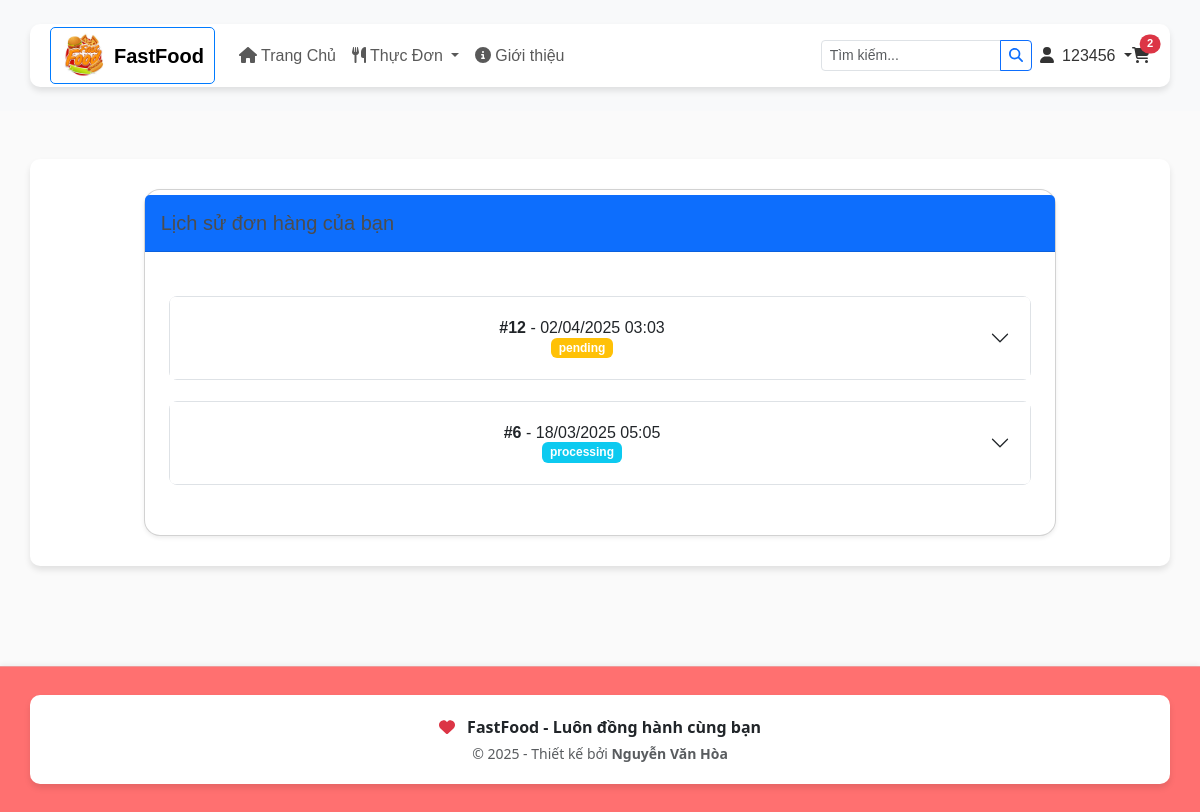
The page /orders/history/ (signed in) on the database its author committed.
### hoadeptrai/models.py (models this page shows, shortened)
class Customer(AbstractUser):
    phone_number = models.CharField(max_length=20, blank=True)
    address = models.CharField(max_length=255, blank=True)
    ROLES = (
        ('customer', 'Customer'),
        ('seller', 'Seller'),
        ('admin', 'Admin')
    )
    role = models.CharField(max_length=10, choices=ROLES)
    loyalty_points = models.IntegerField(default=0)
    groups = models.ManyToManyField(Group, related_name="custom_customer_groups", blank=True)
    user_permissions = models.ManyToManyField(Permission, related_name="custom_customer_permissions", blank=True)

class Order(models.Model):
    STATUS_CHOICES = (
        ('pending', 'Pending'),
        ('processing', 'Processing'),
        ('shipped', 'Shipped'),
        ('delivered', 'Delivered'),
        ('cancelled', 'Cancelled')
    )
    customer = models.ForeignKey(Customer, on_delete=models.CASCADE)
    order_date = models.DateTimeField(auto_now_add=True)
    total_amount = models.DecimalField(max_digits=10, decimal_places=2)
    shipping_address = models.CharField(max_length=255)
    status = models.CharField(max_length=20, choices=STATUS_CHOICES, default='pending')
    payment_method = models.CharField(max_length=50, null=True, blank=True)
    promotion = models.ForeignKey('Promotion', on_delete=models.SET_NULL, null=True, blank=True)
    complete = models.BooleanField(default=False)  # Add this field
    @property
    def get_cart_items(self):
        orderitems = self.orderitem_set.all()
        return sum([item.quantity for item in orderitems])

class OrderItem(models.Model):
    order = models.ForeignKey(Order, on_delete=models.CASCADE)
    product = models.ForeignKey(Product, on_delete=models.CASCADE)
    quantity = models.PositiveIntegerField()
    price = models.DecimalField(max_digits=10, decimal_places=2)
    @property
    def get_total(self):
        return self.quantity * self.price

### hoadeptrai/views.py (the view)
# urls.py: path('orders/history/', views.user_order_history, name='order_history'),
def user_order_history(request):
    if not request.user.is_authenticated:
        return redirect('login')
    orders = Order.objects.filter(customer=request.user).order_by('-order_date')
    for order in orders:
        order.items = order.orderitem_set.all()
    context = {
        'orders': orders
    }
    return render(request, 'app/order_history.html', context)

### hoadeptrai/templates/app/order_history.html (shortened to what this page needs)
{% extends 'app/base.html' %}
{% load static %}
{% block main_content %}
<div class="container my-5" style="margin-bottom: 100px !important;">
    <div class="row justify-content-center">
        <div class="col-lg-10">
            <div class="card shadow-sm rounded-4">
                <div class="card-header bg-primary text-white py-3">
                    <h5 class="mb-0">Lịch sử đơn hàng của bạn</h5>
                </div>
                <div class="card-body p-4">
                    {% if orders %}
                        <div class="accordion" id="orderAccordion">
                            {% for order in orders %}
                            <div class="accordion-item border mb-3 rounded-3">
                                <h2 class="accordion-header">
                                    <button class="accordion-button collapsed" type="button" data-bs-toggle="collapse" data-bs-target="#order{{ order.id }}">
                                        <div class="d-flex justify-content-between align-items-center w-100 me-3">
                                            <span><strong>#{{ order.id }}</strong> - {{ order.order_date|date:"d/m/Y H:i" }}</span>
                                            <span class="badge {% if order.status == 'pending' %}bg-warning
                                                            {% elif order.status == 'processing' %}bg-info
                                                            {% elif order.status == 'shipped' %}bg-primary
                                                            {% elif order.status == 'delivered' %}bg-success
                                                            {% else %}bg-danger{% endif %}">
                                                {{ order.status }}
                                            </span>
                                        </div>
                                    </button>
                                </h2>
                            </div>
                            {% endfor %}
                        </div>
                    {% endif %}
                </div>
            </div>
        </div>
    </div>
</div>
{% endblock %}

### hoadeptrai/templates/app/base.html (shortened to what this page needs)
{%load static%}
<!DOCTYPE html>
<html>
    <head>
        <link href="https://cdn.jsdelivr.net/npm/bootstrap@5.3.3/dist/css/bootstrap.min.css" rel="stylesheet">
        <link rel="stylesheet" href="{% static 'app/css/style.css' %}">
        <link rel="stylesheet" href="{% static 'app/css/main.css' %}">
        <link rel="stylesheet" href="{% static 'app/css/owl.carousel.min.css' %}">
        <link rel="stylesheet" href="{% static 'app/css/all.min.css' %}">
    </head>
    <body>
        <nav class="navbar navbar-expand-lg bg-body-tertiary sticky-top py-1">
            <div class="container">
              <a class="navbar-brand d-flex align-items-center" href="{% url 'home' %}">
                <img src="{% static 'app/images/logopbl.jpg' %}" alt="logo" width="45" height="45" class="me-2">
                <span class="fw-bold">FastFood</span>
              </a>
              <div class="collapse navbar-collapse" id="navbarContent">
                <ul class="navbar-nav me-auto">
                  <li class="nav-item">
                    <a class="nav-link" href="{% url 'home' %}">
                      <i class="fas fa-home me-1"></i>Trang Chủ
                    </a>
                  </li>
                  <li class="nav-item dropdown">
                    <a class="nav-link dropdown-toggle" href="#" data-bs-toggle="dropdown">
                      <i class="fas fa-utensils me-1"></i>Thực Đơn
                    </a>
                  </li>
                  <li class="nav-item">
                    <a class="nav-link" href="#about">
                      <i class="fas fa-info-circle me-1"></i>Giới thiệu
                    </a>
                  </li>
                </ul>
                <form class="d-flex me-2" action="{% url 'search_products' %}" method="GET">
                  <div class="input-group input-group-sm">
                    <input class="form-control" type="search" name="q" placeholder="Tìm kiếm..." style="width: 180px">
                    <button class="btn btn-outline-primary btn-sm" type="submit">
                      <i class="fas fa-search"></i>
                    </button>
                  </div>
                </form>
                {% if user.is_authenticated %}
                <div class="nav-item dropdown">
                  <a class="nav-link dropdown-toggle" href="#" data-bs-toggle="dropdown">
                    <i class="fas fa-user me-1"></i>
                    <span class="d-none d-sm-inline">{{ user.username }}</span>
                  </a>
                </div>
                {% endif %}
                <a class="nav-link position-relative" href="{% url 'cart' %}">
                  <i class="fas fa-shopping-cart"></i>
                  {% if user.is_authenticated and user.order_set.first.get_cart_items > 0 %}
                  <span class="position-absolute top-0 start-100 translate-middle badge rounded-pill bg-danger" style="font-size: 0.6em">
                    {{ user.order_set.first.get_cart_items }}
                  </span>
                  {% endif %}
                </a>
              </div>
            </div>
          </nav>
        {% block main_content %} {% endblock main_content %}
         <footer class="custom-footer text-center text-dark py-2 mt-auto">
      <div class="container">
          <div class="d-flex flex-column align-items-center justify-content-center">
              <p class="mb-1">
                  <i class="fas fa-heart text-danger me-2"></i>
                  <strong>FastFood - Luôn đồng hành cùng bạn</strong>
              </p>
              <p class="mb-0 small text-muted">
                  © 2025 - Thiết kế bởi <strong>Nguyễn Văn Hòa</strong>
              </p>
          </div>
      </div>
    </footer>
    </body>
</html>

### hoadeptrai/static/app/css/style.css (style rules this page uses)
body { font-family: 'Arial', sans-serif; background-color: #f4f4f9; margin: 0; padding: 0; color: #333; }
.container { margin: 20px auto; padding: 20px; border-radius: 10px; background-color: #fff; box-shadow: 0 4px 6px rgba(0, 0, 0, 0.1); }
img { display: block; margin: 0 auto; border-radius: 10px; }
.row div { display: flex; flex-direction: column; margin: 5px 0; }
a { text-decoration: none; font-size: 14px; color: #007bff; font-weight: 600; border: 1px solid #007bff; padding: 5px 10px; border-radius: 5px; transition: all 0.3s ease; }
.input-group-sm > .form-control { min-width: 40px; }
.card-header { border-bottom: 1px solid rgba(0,0,0,.125); }

### hoadeptrai/static/app/css/main.css (style rules this page uses)
body { background-color: hsl(0, 0%, 98%); }
h1,h2,h3,h4,h5,h6 { color:hsl(0, 0%, 30%); }
.btn { border-radius: 0; }

### hoadeptrai/templates/app/base.html (style rules this page uses)
.custom-footer { background-color:rgb(255, 112, 112); border-top: 1px solid #e99; box-shadow: 0 -2px 5px rgba(0, 0, 0, 0.05); font-family: 'Segoe UI', Tahoma, Geneva, Verdana, sans-serif; transition: all 0.3s ease-in-out; }
.navbar .container { padding-top: 0.2rem; padding-bottom: 0.2rem; }
.nav-link .badge { font-size: 0.7rem !important; }
.custom-footer { padding: 0.5em 0 !important; }

### rows shown on the page
Customer: username "123456", order_set.first.get_cart_items "2"
Order: id "12", order_date "02/04/2025 03:03", status "pending"
Order: id "6", order_date "18/03/2025 05:05", status "processing"
